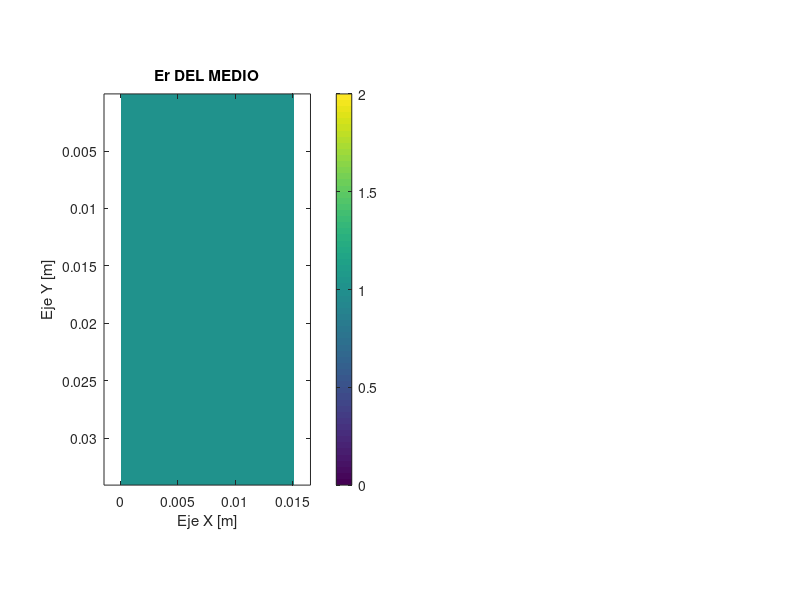

Write the MATLAB code that produced this figure. (Note: this script raises an error after producing the figure.)
% Simulacion de onda plana propagandose en el vacio.

% INITIALIZE MATLAB
close all;
clc;
clear all;

% UNITS
degrees     = pi/180;
meters      = 1;
centimeters = 1e-2 * meters;
millimeters = 1e-3 * meters;
micrometers = 1e-6 * meters;
nanometers  = 1e-9 * meters;
inches      = 2.54 * centimeters;
feet        = 12 * inches;
seconds     = 1;
hertz       = 1/seconds;
kilohertz   = 1e3 * hertz;
megahertz   = 1e6 * hertz;
gigahertz   = 1e9 * hertz;
terahertz   = 1e12 * hertz;
petahertz   = 1e15 * hertz;

% CONSTANTS
e0 = 8.85418782e-12 * 1/meters;
u0 = 1.25663706e-6 * 1/meters;
N0 = sqrt(u0/e0);
c0 = 299792458 * meters/seconds;

%%%%%%%%%%%%%%%%%%%%%%%%%%%%%%%%%%%%%%%%%%%%%%%%%%%%%%%%%
%% DASHBOARD
%%%%%%%%%%%%%%%%%%%%%%%%%%%%%%%%%%%%%%%%%%%%%%%%%%%%%%%%%

% DEFINE PLANE WAVE SOURCE PARAMETERS
f0    = 30.0 * gigahertz;
theta = 30*degrees;
lam0  = c0/f0;
k0    = 2*pi/lam0;
MODE  = 'E';

% MEDIUM PARAMETERS

er1 = 1.0;
ur1 = 1.0;

% DEFINE FDFD PARAMETERS
NRES   = 100;
real_x = 1.5 * centimeters;
real_y =  1.0 * centimeters;
SPACER = lam0*[1 1];
NPML   = [20 20];
ermax  = er1;
nmax   = sqrt(ermax);

%%%%%%%%%%%%%%%%%%%%%%%%%%%%%%%%%%%%%%%%%%%%%%%%%%%%%%%%%
%% CALCULATE OPTIMIZED GRID
%%%%%%%%%%%%%%%%%%%%%%%%%%%%%%%%%%%%%%%%%%%%%%%%%%%%%%%%%

% GRID RESOLUTION
dx = lam0/nmax/NRES;
dy = lam0/nmax/NRES;

% GRID SIZE
Sx = real_x;
Nx = ceil(Sx/dx);
Sx = Nx*dx;

Sy = SPACER(1) + real_y + SPACER(2);
Ny = NPML(1) + ceil(Sy/dy) + NPML(1);
Sy = Ny*dy;

% 2X GRID
Nx2 = 2*Nx;             dx2 = dx/2;
Ny2 = 2*Ny;             dy2 = dy/2;

% CALCULATE AXIS VECTORS
xa = [1:Nx]*dx;
ya = [1:Ny]*dy;
[Y,X] = meshgrid(ya,xa);
xa2 = [1:Nx2]*dx2;
ya2 = [1:Ny2]*dy2;

%%%%%%%%%%%%%%%%%%%%%%%%%%%%%%%%%%%%%%%%%%%%%%%%%%%%%%%%%
%% BUILD DIFFRACTION GRATING
%%%%%%%%%%%%%%%%%%%%%%%%%%%%%%%%%%%%%%%%%%%%%%%%%%%%%%%%%

% INITIALIZE VACUMM
ER2 = er1*ones(Nx2,Ny2);
UR2 = ur1*ones(Nx2,Ny2);
 
 
% SHOW REPRESENTED SPACE
subplot(121);
imagesc(xa2,ya2,ER2.');
axis equal tight;
colorbar;
xlabel('Eje X [m]');
ylabel('Eje Y [m]');
title('Er DEL MEDIO');

% INCORPORATE PML
[ERxx,ERyy,ERzz,URxx,URyy,URzz] ...
                    = addupml2d(ER2,UR2,[0 0 NPML]);

% DIAGONALIZE MATERIAL TENSORS
ERxx = diag(sparse(ERxx(:)));
ERyy = diag(sparse(ERyy(:)));
ERzz = diag(sparse(ERzz(:)));
URxx = diag(sparse(URxx(:)));
URyy = diag(sparse(URyy(:)));
URzz = diag(sparse(URzz(:)));

%%%%%%%%%%%%%%%%%%%%%%%%%%%%%%%%%%%%%%%%%%%%%%%%%%%%%%%%%
%% PERFORM FDFD ANALYSIS
%%%%%%%%%%%%%%%%%%%%%%%%%%%%%%%%%%%%%%%%%%%%%%%%%%%%%%%%%

% INCIDENT WAVE VECTOR
nsrc  = sqrt(UR2(1,1)*ER2(1,1));
kxinc = k0*nsrc*sin(theta);
kyinc = k0*nsrc*cos(theta);
kinc  = [ kxinc ; kyinc ];

% BUILD DERIVATIVE MATRICES
NS  = [Nx Ny];
RES = [dx dy];
BC  = [1 0];
[DEX,DEY,DHX,DHY] = yeeder2d(NS,k0*RES,BC,kinc/k0);
        
% BUILD WAVE MATRIX
if MODE == 'E'
    A = DHX/URyy*DEX + DHY/URxx*DEY + ERzz;
else
    A = DEX/ERyy*DHX + DEY/ERxx*DHY + URzz;
end

% CALCULATE SOURCE FIELD
fsrc  = exp(-1i*(kxinc*X + kyinc*Y));

% CALCULATE SCATTERED-FIELD MASKING MATRIX
ny = NPML(1) + 2;
Q  = zeros(Nx,Ny);
Q(:,1:ny) = 1;
Q  = diag(sparse(Q(:)));

% CALCULATE SOURCE VECTOR
b = (Q*A - A*Q)*fsrc(:);

% SOLVE FOR FIELD
f = A\b;
f = reshape(f,Nx,Ny);

% SHOW FIELD
subplot(122);
pcolor(xa,ya,real(f).');
shading interp;
axis equal tight;
set(gca,'YDir','reverse');
caxis([-1 1]);
xlabel('Eje X [m]');
ylabel('Eje Y [m]');
title('R(Ez)');
colorbar;
